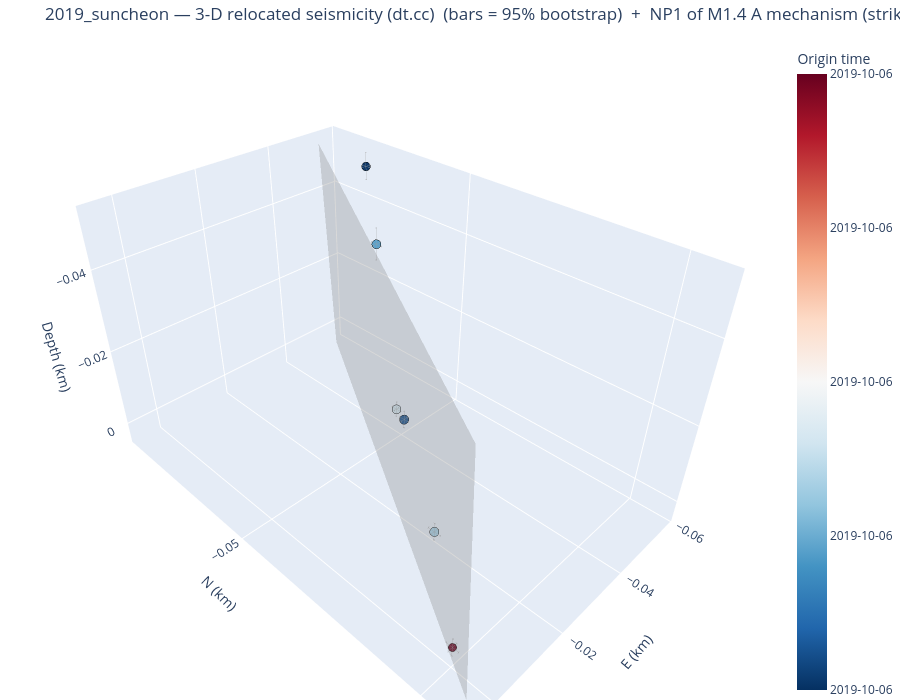

The cell this chart's notebook holds for it:
### Markdown cell above
## 5. Seismicity in 3-D (interactive)

`plot_3d_plane` returns an **interactive plotly** 3-D view of the dt.cc hypocentres (relative E–N–depth km,
coloured by origin time, sized by magnitude) with the SVD best-fit fault plane overlaid as a translucent
patch — rotate/zoom to judge planarity and dip. (Interactivity is live in a running notebook; committed
notebooks are output-stripped, and a static export needs the optional `kaleido` package.)

### Code cell
fig3d = viz.plot_3d_plane(cfg, VELMODEL, frame_from=FRAME_FROM, mech_select=MECH_SELECT)
try:                                  # optional static export (needs kaleido); harmless if absent
    fig3d.write_image(f"/tmp/{CLUSTER}_3d.png", scale=2)
except Exception as _e:
    print("(static export skipped — install kaleido for a PNG; the figure is interactive in a live notebook)")
fig3d                                 # <- interactive in JupyterLab: drag to rotate, scroll to zoom

### Figure 1 — Plotly figure (JSON) as saved in the notebook; plotly's stock layout.template omitted (floating-point values rounded to 4 significant figures)
{"data": [{"error_x": {"array": [0.001325, 0.0008756, 0.001, 0.00085, 0.0007263, 0.00115], "color": "rgba(80,80,80,0.5)", "thickness": 0.8, "type": "data", "width": 2}, "error_y": {"array": [0.001176, 0.001176, 0.001575, 0.001375, 0.00135, 0.0014], "color": "rgba(80,80,80,0.5)", "thickness": 0.8, "type": "data", "width": 2}, "error_z": {"array": [0.003251, 0.002101, 0.003901, 0.00205, 0.001976, 0.002326], "color": "rgba(80,80,80,0.5)", "thickness": 0.8, "type": "data", "width": 2}, "marker": {"color": [18180.0, 18180.0, 18180.0, 18180.0, 18180.0, 18180.0], "colorbar": {"ticktext": ["2019-10-06", "2019-10-06", "2019-10-06", "2019-10-06", "2019-10-06"], "tickvals": [18180.0, 18180.0, 18180.0, 18180.0, 18180.0], "title": {"text": "Origin time"}}, "colorscale": [[0.0, "rgb(5,48,97)"], [0.1, "rgb(33,102,172)"], [0.2, "rgb(67,147,195)"], [0.3, "rgb(146,197,222)"], [0.4, "rgb(209,229,240)"], [0.5, "rgb(247,247,247)"], [0.6, "rgb(253,219,199)"], [0.7, "rgb(244,165,130)"], [0.8, "rgb(214,96,77)"], [0.9, "rgb(178,24,43)"], [1.0, "rgb(103,0,31)"]], "line": {"color": "black", "width": 0.5}, "opacity": 0.95, "size": [10.0, 10.8, 10.4, 10.8, 10.4, 9.6]}, "mode": "markers", "name": "Hypocentres", "text": ["200000  M1.5", "200001  M1.7", "200002  M1.6", "200003  M1.7", "200004  M1.6", "200005  M1.4"], "type": "scatter3d", "x": [-0.057, -0.0251, -0.0452, -0.0073, -0.0319, 0.0], "y": [-0.0784, -0.0354, -0.0633, -0.0113, -0.044, 0.0], "z": [-0.0487, -0.0156, -0.0381, -0.0143, -0.0098, 0.0]}, {"color": "gray", "hoverinfo": "name", "i": [0, 0], "j": [1, 3], "k": [3, 2], "name": "NP1 of M1.4 A mechanism 212/88", "opacity": 0.3, "showscale": false, "type": "mesh3d", "x": [-0.05466, -0.05274, 0.003907, 0.005826], "y": [-0.0889, -0.09008, 0.006672, 0.005496], "z": [0.003865, -0.05218, 0.003865, -0.05218]}], "layout": {"height": 700, "margin": {"b": 0, "l": 0, "r": 0, "t": 40}, "scene": {"aspectmode": "data", "xaxis": {"title": {"text": "E (km)"}}, "yaxis": {"title": {"text": "N (km)"}}, "zaxis": {"autorange": "reversed", "title": {"text": "Depth (km)"}}}, "title": {"text": "2019_suncheon — 3-D relocated seismicity (dt.cc)  (bars = 95% bootstrap)  +  NP1 of M1.4 A mechanism (strike 212°, dip 88°)"}}}
